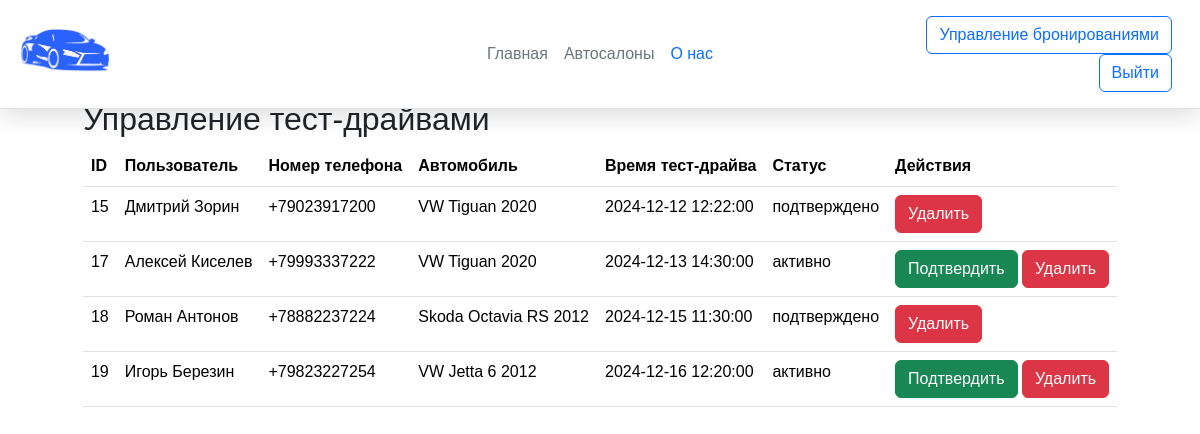
The page /reservations (signed in) on the database its author committed.
### app.py (models this page shows)
class Reservations(db.Model):
    id = db.Column(db.Integer, primary_key=True)
    id_user = db.Column(db.Integer, db.ForeignKey('users.id'), nullable = False)
    id_manager = db.Column(db.Integer, db.ForeignKey('manager.id'), nullable = False)
    id_cars = db.Column(db.Integer ,db.ForeignKey('cars.id'), nullable = False )
    date = db.Column(db.DateTime, nullable=False)
    status = db.Column(db.String(30), nullable = False)
    info = db.Column(db.Text, nullable = False)

class Users(db.Model):
    id = db.Column(db.Integer, primary_key=True)
    FIO = db.Column(db.String(200), nullable=False)
    phone = db.Column(db.String(10), nullable=False)
    email = db.Column(db.String(50), nullable=False)
    password = db.Column(db.String(200),nullable=False )

class Cars(db.Model):
    id = db.Column(db.Integer, primary_key=True)
    id_salon = db.Column(db.Integer, db.ForeignKey('autosalon.id'), nullable=False)
    model = db.Column(db.String(150), nullable=False)
    brend = db.Column(db.String(150), nullable=False)
    body_type = db.Column(db.String(30),nullable=False)
    drive_type = db.Column(db.String(30),nullable=False)
    VIN = db.Column(db.String(17), nullable=False)
    year = db.Column(db.Integer, nullable=False)
    price = db.Column(db.Integer, nullable=False)
    mileage = db.Column(db.Integer, nullable=False)
    horsepower = db.Column(db.Integer,nullable=False)
    type_fuel = db.Column(db.String(50), nullable=False)
    fuel_consumption = db.Column(db.String(30), nullable=False)
    color = db.Column(db.String(50), nullable=False)
    motor_volume = db.Column(db.String(10), nullable=False)
    transmission = db.Column(db.String(20), nullable=False)
    reliable = db.Column(db.Boolean, nullable=False, default=False)
    economical = db.Column(db.Boolean, nullable=False, default=False)
    for_evening_walk = db.Column(db.Boolean, nullable=False, default=False)
    aesthetic = db.Column(db.Boolean, nullable=False, default=False)
    info = db.Column(db.String(50), nullable = True)

### app.py (the view, shortened to what this page needs)
@app.route('/reservations', methods=['GET', 'POST'])
def reservations():
    if 'manager_id' not in session:
        return redirect(url_for('login'))
    manager_id = session['manager_id']
    manager = Manager.query.get(manager_id)
    if not manager:
        return "Менеджер не найден", 404
    reservations = Reservations.query.join(Cars).filter(
        Cars.id_salon == manager.id_salon,
        Reservations.status != 'удалено'  # Исключаем резервации со статусом "удалено"
    ).all()
    for reservation in reservations:
        reservation.user = Users.query.get(reservation.id_user)
        reservation.car = Cars.query.get(reservation.id_cars)
    return render_template('reservations.html', reservations=reservations)

### templates/reservations.html (shortened to what this page needs)
{% extends 'base.html' %}
{% block content %}
<div class="reservations-page">
    <h2>Управление тест-драйвами</h2>
    <table class="table">
        <thead>
            <tr>
                <th>ID</th>
                <th>Пользователь</th>
                <th>Номер телефона</th>
                <th>Автомобиль</th>
                <th>Время тест-драйва</th>
                <th>Статус</th>
                <th>Действия</th>
            </tr>
        </thead>
        <tbody>
            {% for reservation in reservations %}
            <tr>
                <td>{{ reservation.id }}</td>
                <td>{{ reservation.user.FIO }}</td>
                <td>{{ reservation.user.phone }}</td>
                <td>{{ reservation.car.brend }} {{ reservation.car.model }} {{ reservation.car.year }}</td>
                <td>{{ reservation.date }}</td>
                <td>{{ reservation.status }}</td>
                <td>
                    <form action="{{ url_for('reservations') }}" method="post">
                        {% if reservation.status == 'активно' %}
                        <button type="submit" name="action" value="confirm" class="btn btn-success">Подтвердить</button>
                        {% endif %}
                        <button type="submit" name="action" value="delete" class="btn btn-danger">Удалить</button>
                    </form>
                </td>
            </tr>
            {% endfor %}
        </tbody>
    </table>
</div>
{% endblock %}

### static/css/main.css (style rules this page uses)
body { margin: 0; font-family: 'Montserrat', sans-serif; }
*, *:before, *:after { box-sizing: border-box; }

### rows shown on the page
Reservations: id "15", user.FIO "Дмитрий Зорин", user.phone "+79023917200", car.brend "VW", car.model "Tiguan", car.year "2020", date "2024-12-12 12:22:00", status "подтверждено"
Reservations: id "17", user.FIO "Алексей Киселев", user.phone "+79993337222", car.brend "VW", car.model "Tiguan", car.year "2020", date "2024-12-13 14:30:00", status "активно", shows "Подтвердить"
Reservations: id "18", user.FIO "Роман Антонов", user.phone "+78882237224", car.brend "Skoda", car.model "Octavia RS", car.year "2012", date "2024-12-15 11:30:00", status "подтверждено"
Reservations: id "19", user.FIO "Игорь Березин", user.phone "+79823227254", car.brend "VW", car.model "Jetta 6", car.year "2012", date "2024-12-16 12:20:00", status "активно", shows "Подтвердить"
